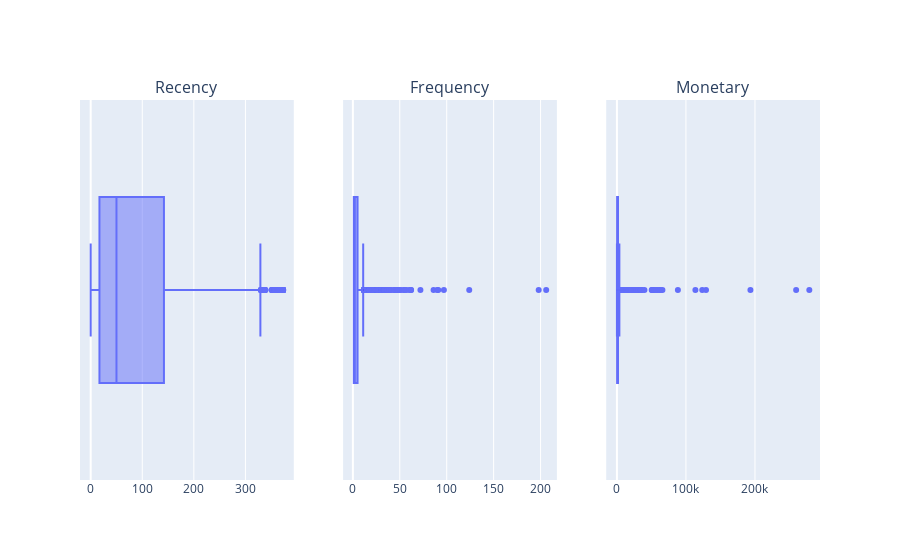

Write notebook code for a chart like this one.
### Markdown cell above
Теперь давайте взглянем на коробчатые диаграммы для каждого из признаков:

### Code cell
boxes = [px.box(rfm_table, x=column) for column in rfm_table.columns[1:]]

fig = make_subplots(
    rows=1, cols=3, 
    subplot_titles=(
        "Recency","Frequency", "Monetary"
    )
)

fig.add_trace(boxes[0]['data'][0], row=1, col=1)
fig.add_trace(boxes[1]['data'][0], row=1, col=2)
fig.add_trace(boxes[2]['data'][0], row=1, col=3)

fig.update_layout(showlegend=True)
fig.show()

### Figure 1 — Plotly figure (JSON) as saved in the notebook; plotly's stock layout.template omitted (floating-point values rounded to 4 significant figures; data arrays with more than 128 entries replaced by an {"elided": "..."} marker saying what was removed)
{"data": [{"alignmentgroup": "True", "hovertemplate": "Recency=%{x}<extra></extra>", "legendgroup": "", "marker": {"color": "#636efa"}, "name": "", "notched": false, "offsetgroup": "", "orientation": "h", "showlegend": false, "type": "box", "x": {"elided": "4334 int values"}, "x0": " ", "xaxis": "x", "y0": " ", "yaxis": "y"}, {"alignmentgroup": "True", "hovertemplate": "Frequency=%{x}<extra></extra>", "legendgroup": "", "marker": {"color": "#636efa"}, "name": "", "notched": false, "offsetgroup": "", "orientation": "h", "showlegend": false, "type": "box", "x": {"elided": "4334 int values"}, "x0": " ", "xaxis": "x2", "y0": " ", "yaxis": "y2"}, {"alignmentgroup": "True", "hovertemplate": "Monetary=%{x}<extra></extra>", "legendgroup": "", "marker": {"color": "#636efa"}, "name": "", "notched": false, "offsetgroup": "", "orientation": "h", "showlegend": false, "type": "box", "x": {"elided": "4334 float values"}, "x0": " ", "xaxis": "x3", "y0": " ", "yaxis": "y3"}], "layout": {"annotations": [{"font": {"size": 16}, "showarrow": false, "text": "Recency", "x": 0.1444, "xanchor": "center", "xref": "paper", "y": 1, "yanchor": "bottom", "yref": "paper"}, {"font": {"size": 16}, "showarrow": false, "text": "Frequency", "x": 0.5, "xanchor": "center", "xref": "paper", "y": 1, "yanchor": "bottom", "yref": "paper"}, {"font": {"size": 16}, "showarrow": false, "text": "Monetary", "x": 0.8556, "xanchor": "center", "xref": "paper", "y": 1, "yanchor": "bottom", "yref": "paper"}], "showlegend": true, "xaxis": {"anchor": "y", "domain": [0, 0.2889]}, "xaxis2": {"anchor": "y2", "domain": [0.3556, 0.6444]}, "xaxis3": {"anchor": "y3", "domain": [0.7111, 1]}, "yaxis": {"anchor": "x", "domain": [0, 1]}, "yaxis2": {"anchor": "x2", "domain": [0, 1]}, "yaxis3": {"anchor": "x3", "domain": [0, 1]}}}
